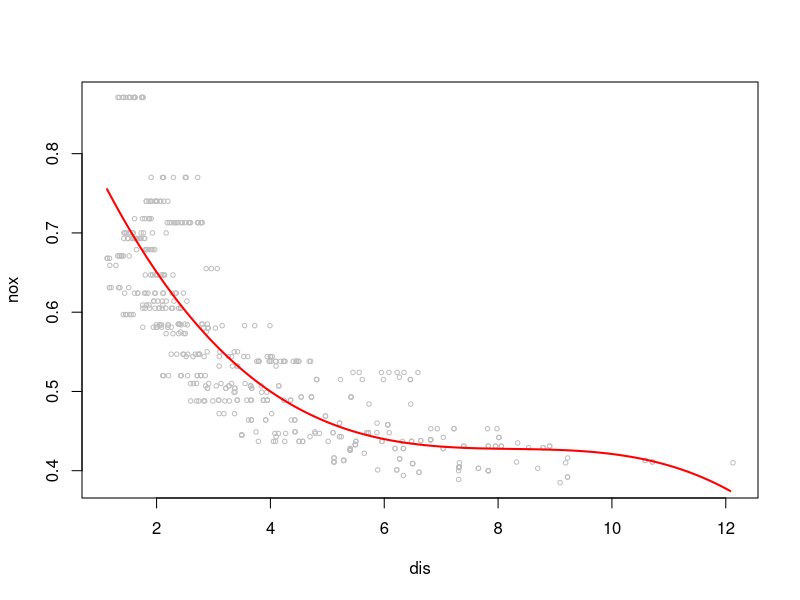
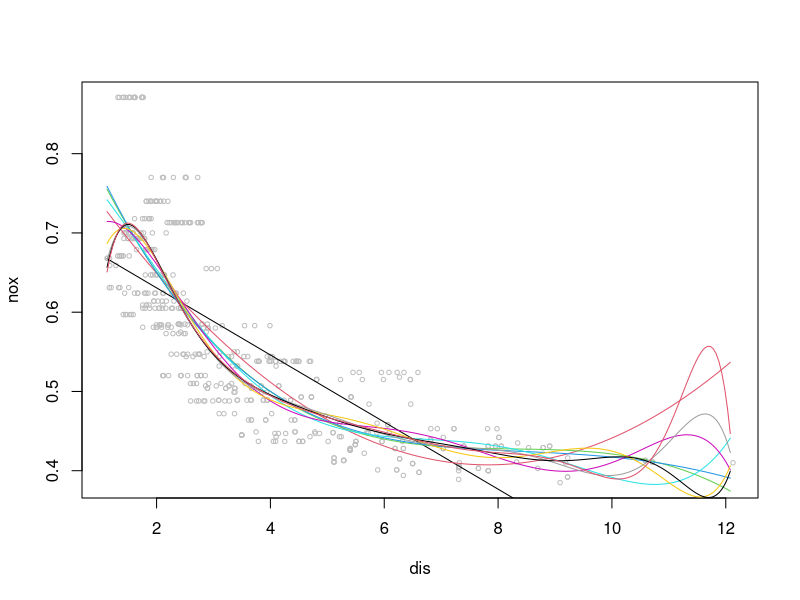
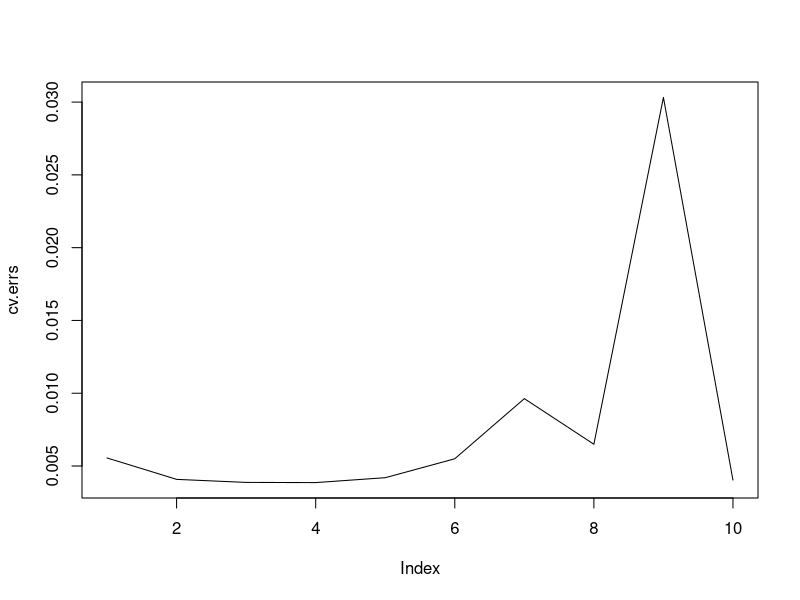
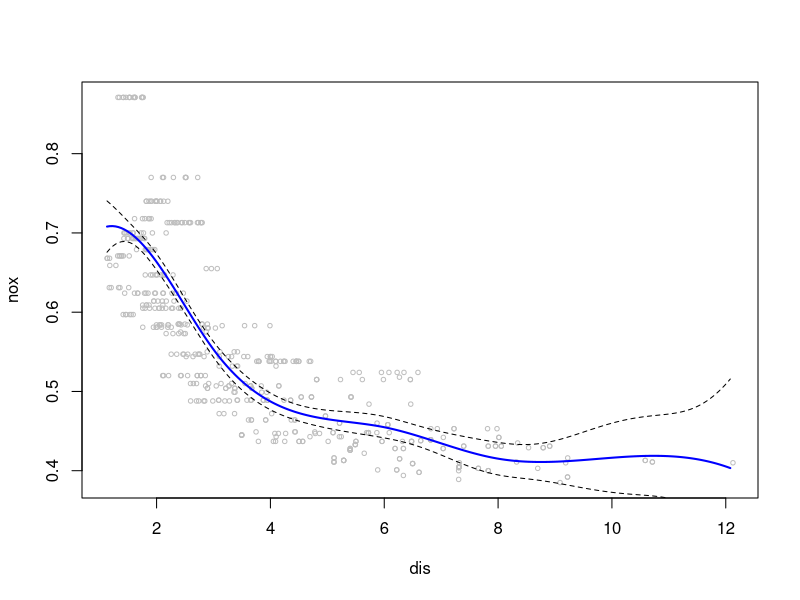

The R source for these figures, in order:
##ch7-applied


# setwd("~/Dropbox/cs/bigdata/lagunita/tibshirani/ch7-moveBeyondLinearity/");source("ch7-applied.R")

pprint<-function(msg, bc="*"){
  mlen <- nchar(msg)
  bord_str <- paste(rep(bc, mlen+4),collapse="")
  msg_bord_str <- paste(rep(bc, 1),collapse="")
  print(bord_str)
  print(paste( msg_bord_str,msg, msg_bord_str), sep="")
  print(bord_str)
}

pprint("exercise 9")

require(MASS)
attach(Boston)

#a)
fit.1 <- lm(nox~poly(dis,3), data=Boston)
dis.grid <- seq(range(dis)[1], range(dis)[2], by=0.05)
preds <- predict(fit.1, newdata=list(dis=dis.grid), se=T )
plot(nox~dis,data=Boston,cex=0.6,col="gray")
lines(dis.grid, preds$fit, lwd=2, col="red")

#b)
rss<-rep(NA,10)
fits <- list()
preds <- list()
plot(nox~dis,data=Boston,cex=0.6,col="gray")
for (d in 1:10){
  fits[[d]] <- lm(nox~poly(dis,d), data=Boston)
  rss[d] <- deviance(fits[[d]])
  preds[[d]] <- predict(fits[[d]], newdata=list(dis=dis.grid))
  lines(dis.grid, preds[[d]], lwd=1, col=d)
}
print(rss)

#c)
require(boot)

set.seed(1)
cv.errs <- rep(NA,10)
for (d in 1:10){
  fit <- glm(nox~poly(dis,d), data=Boston)
  cv.errs[d] <- cv.glm(Boston, fit, K=10)$delta[2]
}
print( which.min(cv.errs) )
plot(cv.errs, type="l")

#d)
require(splines)
fit <- lm(nox~bs(dis,df=4, knots=c(3,6,8)), data=Boston)
pred <- predict(fit, newdata=list(dis=dis.grid), se=T )
plot(nox~dis,data=Boston,cex=0.6,col="gray")
lines(dis.grid,pred$fit,lwd=2, col="blue")
lines(dis.grid,pred$fit+2*pred$se ,lty="dashed")
lines(dis.grid,pred$fit-2*pred$se ,lty="dashed")


#e)
cv.errs <- rep(NA,14)
rss <- rep(NA,14)
for (df in 3:14){
  fit <- glm(nox~bs(dis,df=df), data=Boston)
  cv.errs[df] <- cv.glm(Boston, fit, K=10)$delta[2]
  rss[df] <- sum(fit$residuals^2)
}
print( rss[-c(1,2)] )

#d)
cv.errs <- rep(NA,14)
for (df in 3:14){
  fit <- glm(nox~bs(dis,df=df), data=Boston)
  cv.errs[df] <- cv.glm(Boston, fit, K=10)$delta[2]
}
print( which.min(cv.errs) )


